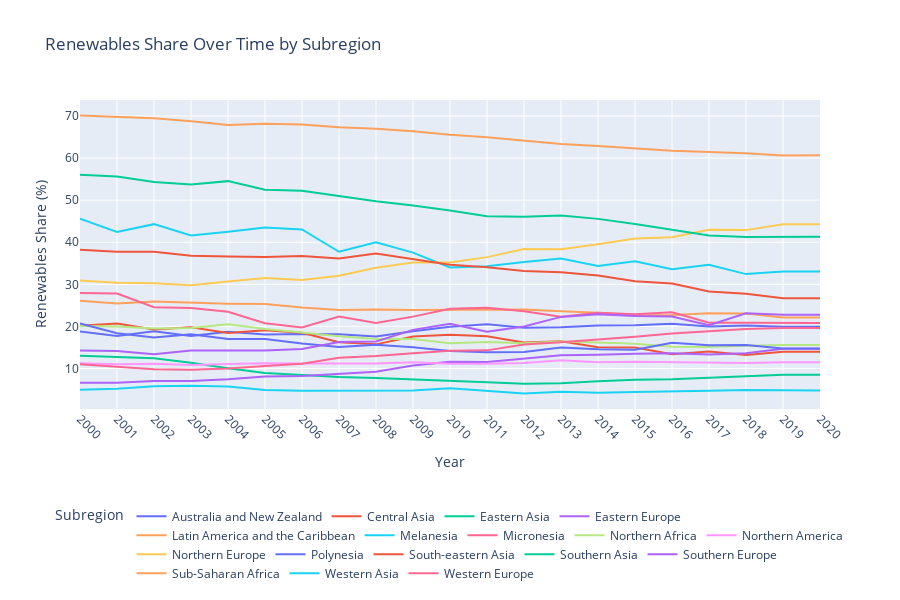

The notebook cell this image was saved under:
### Code cell
# Create a plotly line chart — renewables share over time by subregion

import pandas as pd
import plotly.express as px

# Load data
df = pd.read_csv("../data/cleaned/enhanced_energy_features.csv")
df_filtered = df[['year', 'subregion', 'renewables_share_pct']].dropna()
df_filtered['year'] = df_filtered['year'].astype(int)

# Group by year and subregion
df_grouped = (
    df_filtered
    .groupby(['year', 'subregion'])['renewables_share_pct']
    .mean()
    .reset_index()
)

# Plotly line chart
fig = px.line(
    df_grouped,
    x='year',
    y='renewables_share_pct',
    color='subregion',
    title='Renewables Share Over Time by Subregion',
    labels={
        'year': 'Year',
        'renewables_share_pct': 'Renewables Share (%)',
        'subregion': 'Subregion'
    },
    markers=False
)

# Update layout: rotate x-axis ticks and move legend to bottom
fig.update_layout(
    xaxis=dict(
        tickmode='linear',
        tickangle=45
    ),
    legend_title='Subregion',
    height=600,
    legend=dict(
        orientation="h",
        yanchor="top",
        y=-0.3,         # Adjust if needed
        xanchor="center",
        x=0.5
    )
)

fig.show()

### Figure 1 — Plotly figure (JSON) as saved in the notebook; plotly's stock layout.template omitted (floating-point values rounded to 4 significant figures)
{"data": [{"hovertemplate": "Subregion=Australia and New Zealand<br>Year=%{x}<br>Renewables Share (%)=%{y}<extra></extra>", "legendgroup": "Australia and New Zealand", "line": {"color": "#636efa", "dash": "solid"}, "marker": {"symbol": "circle"}, "mode": "lines", "name": "Australia and New Zealand", "orientation": "v", "showlegend": true, "type": "scatter", "x": [2000, 2001, 2002, 2003, 2004, 2005, 2006, 2007, 2008, 2009, 2010, 2011, 2012, 2013, 2014, 2015, 2016, 2017, 2018, 2019, 2020], "xaxis": "x", "y": [18.77, 17.75, 18.86, 17.75, 18.72, 18.09, 18.22, 18.15, 17.59, 18.86, 19.92, 20.48, 19.66, 19.79, 20.2, 20.27, 20.62, 19.95, 20.2, 19.89, 19.89], "yaxis": "y"}, {"hovertemplate": "Subregion=Central Asia<br>Year=%{x}<br>Renewables Share (%)=%{y}<extra></extra>", "legendgroup": "Central Asia", "line": {"color": "#EF553B", "dash": "solid"}, "marker": {"symbol": "circle"}, "mode": "lines", "name": "Central Asia", "orientation": "v", "showlegend": true, "type": "scatter", "x": [2000, 2001, 2002, 2003, 2004, 2005, 2006, 2007, 2008, 2009, 2010, 2011, 2012, 2013, 2014, 2015, 2016, 2017, 2018, 2019, 2020], "xaxis": "x", "y": [20.18, 20.67, 19.27, 19.77, 18.43, 19.11, 18.48, 16.22, 15.73, 17.59, 18.04, 17.66, 16.19, 16.47, 15.06, 14.98, 13.36, 14.01, 13.22, 13.95, 13.95], "yaxis": "y"}, {"hovertemplate": "Subregion=Eastern Asia<br>Year=%{x}<br>Renewables Share (%)=%{y}<extra></extra>", "legendgroup": "Eastern Asia", "line": {"color": "#00cc96", "dash": "solid"}, "marker": {"symbol": "circle"}, "mode": "lines", "name": "Eastern Asia", "orientation": "v", "showlegend": true, "type": "scatter", "x": [2000, 2001, 2002, 2003, 2004, 2005, 2006, 2007, 2008, 2009, 2010, 2011, 2012, 2013, 2014, 2015, 2016, 2017, 2018, 2019, 2020], "xaxis": "x", "y": [13.02, 12.65, 12.41, 11.38, 10.06, 8.933, 8.433, 7.957, 7.747, 7.457, 7.127, 6.733, 6.393, 6.503, 6.953, 7.297, 7.447, 7.747, 8.063, 8.487, 8.487], "yaxis": "y"}, {"hovertemplate": "Subregion=Eastern Europe<br>Year=%{x}<br>Renewables Share (%)=%{y}<extra></extra>", "legendgroup": "Eastern Europe", "line": {"color": "#ab63fa", "dash": "solid"}, "marker": {"symbol": "circle"}, "mode": "lines", "name": "Eastern Europe", "orientation": "v", "showlegend": true, "type": "scatter", "x": [2000, 2001, 2002, 2003, 2004, 2005, 2006, 2007, 2008, 2009, 2010, 2011, 2012, 2013, 2014, 2015, 2016, 2017, 2018, 2019, 2020], "xaxis": "x", "y": [6.626, 6.603, 7.009, 7.055, 7.454, 8.094, 8.224, 8.689, 9.216, 10.69, 11.59, 11.53, 12.24, 13.12, 13.25, 13.53, 13.61, 13.35, 13.6, 14.68, 14.68], "yaxis": "y"}, {"hovertemplate": "Subregion=Latin America and the Caribbean<br>Year=%{x}<br>Renewables Share (%)=%{y}<extra></extra>", "legendgroup": "Latin America and the Caribbean", "line": {"color": "#FFA15A", "dash": "solid"}, "marker": {"symbol": "circle"}, "mode": "lines", "name": "Latin America and the Caribbean", "orientation": "v", "showlegend": true, "type": "scatter", "x": [2000, 2001, 2002, 2003, 2004, 2005, 2006, 2007, 2008, 2009, 2010, 2011, 2012, 2013, 2014, 2015, 2016, 2017, 2018, 2019, 2020], "xaxis": "x", "y": [26.11, 25.47, 25.91, 25.58, 25.4, 25.32, 24.47, 23.9, 24.02, 23.88, 23.92, 24.04, 24.04, 23.6, 23.26, 22.62, 22.69, 23.15, 23.06, 22.12, 22.12], "yaxis": "y"}, {"hovertemplate": "Subregion=Melanesia<br>Year=%{x}<br>Renewables Share (%)=%{y}<extra></extra>", "legendgroup": "Melanesia", "line": {"color": "#19d3f3", "dash": "solid"}, "marker": {"symbol": "circle"}, "mode": "lines", "name": "Melanesia", "orientation": "v", "showlegend": true, "type": "scatter", "x": [2000, 2001, 2002, 2003, 2004, 2005, 2006, 2007, 2008, 2009, 2010, 2011, 2012, 2013, 2014, 2015, 2016, 2017, 2018, 2019, 2020], "xaxis": "x", "y": [45.58, 42.43, 44.3, 41.61, 42.47, 43.52, 43.03, 37.73, 39.98, 37.53, 34.01, 34.28, 35.29, 36.15, 34.38, 35.51, 33.61, 34.64, 32.43, 33.04, 33.04], "yaxis": "y"}, {"hovertemplate": "Subregion=Micronesia<br>Year=%{x}<br>Renewables Share (%)=%{y}<extra></extra>", "legendgroup": "Micronesia", "line": {"color": "#FF6692", "dash": "solid"}, "marker": {"symbol": "circle"}, "mode": "lines", "name": "Micronesia", "orientation": "v", "showlegend": true, "type": "scatter", "x": [2000, 2001, 2002, 2003, 2004, 2005, 2006, 2007, 2008, 2009, 2010, 2011, 2012, 2013, 2014, 2015, 2016, 2017, 2018, 2019, 2020], "xaxis": "x", "y": [27.93, 27.8, 24.55, 24.39, 23.5, 20.73, 19.76, 22.34, 20.8, 22.32, 24.21, 24.45, 23.57, 22.3, 23.23, 22.91, 23.34, 20.88, 20.84, 20.82, 20.82], "yaxis": "y"}, {"hovertemplate": "Subregion=Northern Africa<br>Year=%{x}<br>Renewables Share (%)=%{y}<extra></extra>", "legendgroup": "Northern Africa", "line": {"color": "#B6E880", "dash": "solid"}, "marker": {"symbol": "circle"}, "mode": "lines", "name": "Northern Africa", "orientation": "v", "showlegend": true, "type": "scatter", "x": [2000, 2001, 2002, 2003, 2004, 2005, 2006, 2007, 2008, 2009, 2010, 2011, 2012, 2013, 2014, 2015, 2016, 2017, 2018, 2019, 2020], "xaxis": "x", "y": [20.11, 19.98, 19.5, 19.6, 20.51, 19.38, 18.52, 17.64, 17.0, 17.03, 16.01, 16.27, 16.02, 16.43, 16.16, 15.89, 15.16, 15.12, 15.38, 15.56, 15.56], "yaxis": "y"}, {"hovertemplate": "Subregion=Northern America<br>Year=%{x}<br>Renewables Share (%)=%{y}<extra></extra>", "legendgroup": "Northern America", "line": {"color": "#FF97FF", "dash": "solid"}, "marker": {"symbol": "circle"}, "mode": "lines", "name": "Northern America", "orientation": "v", "showlegend": true, "type": "scatter", "x": [2000, 2001, 2002, 2003, 2004, 2005, 2006, 2007, 2008, 2009, 2010, 2011, 2012, 2013, 2014, 2015, 2016, 2017, 2018, 2019, 2020], "xaxis": "x", "y": [11.25, 11.04, 11.14, 10.85, 11.05, 11.24, 11.18, 11.17, 11.19, 11.46, 11.15, 11.13, 11.31, 11.96, 11.46, 11.62, 11.57, 11.55, 11.33, 11.47, 11.47], "yaxis": "y"}, {"hovertemplate": "Subregion=Northern Europe<br>Year=%{x}<br>Renewables Share (%)=%{y}<extra></extra>", "legendgroup": "Northern Europe", "line": {"color": "#FECB52", "dash": "solid"}, "marker": {"symbol": "circle"}, "mode": "lines", "name": "Northern Europe", "orientation": "v", "showlegend": true, "type": "scatter", "x": [2000, 2001, 2002, 2003, 2004, 2005, 2006, 2007, 2008, 2009, 2010, 2011, 2012, 2013, 2014, 2015, 2016, 2017, 2018, 2019, 2020], "xaxis": "x", "y": [30.88, 30.37, 30.27, 29.78, 30.68, 31.5, 31.06, 32.04, 33.93, 35.2, 35.21, 36.46, 38.4, 38.31, 39.53, 40.88, 41.21, 42.96, 42.88, 44.25, 44.25], "yaxis": "y"}, {"hovertemplate": "Subregion=Polynesia<br>Year=%{x}<br>Renewables Share (%)=%{y}<extra></extra>", "legendgroup": "Polynesia", "line": {"color": "#636efa", "dash": "solid"}, "marker": {"symbol": "circle"}, "mode": "lines", "name": "Polynesia", "orientation": "v", "showlegend": true, "type": "scatter", "x": [2000, 2001, 2002, 2003, 2004, 2005, 2006, 2007, 2008, 2009, 2010, 2011, 2012, 2013, 2014, 2015, 2016, 2017, 2018, 2019, 2020], "xaxis": "x", "y": [20.72, 18.37, 17.35, 18.14, 16.99, 17.01, 15.94, 15.12, 15.62, 15.03, 14.18, 13.89, 13.91, 15.01, 14.58, 14.43, 16.1, 15.5, 15.58, 14.73, 14.73], "yaxis": "y"}, {"hovertemplate": "Subregion=South-eastern Asia<br>Year=%{x}<br>Renewables Share (%)=%{y}<extra></extra>", "legendgroup": "South-eastern Asia", "line": {"color": "#EF553B", "dash": "solid"}, "marker": {"symbol": "circle"}, "mode": "lines", "name": "South-eastern Asia", "orientation": "v", "showlegend": true, "type": "scatter", "x": [2000, 2001, 2002, 2003, 2004, 2005, 2006, 2007, 2008, 2009, 2010, 2011, 2012, 2013, 2014, 2015, 2016, 2017, 2018, 2019, 2020], "xaxis": "x", "y": [38.2, 37.74, 37.75, 36.8, 36.6, 36.49, 36.71, 36.15, 37.3, 35.89, 34.63, 34.04, 33.18, 32.89, 32.12, 30.74, 30.21, 28.31, 27.75, 26.71, 26.71], "yaxis": "y"}, {"hovertemplate": "Subregion=Southern Asia<br>Year=%{x}<br>Renewables Share (%)=%{y}<extra></extra>", "legendgroup": "Southern Asia", "line": {"color": "#00cc96", "dash": "solid"}, "marker": {"symbol": "circle"}, "mode": "lines", "name": "Southern Asia", "orientation": "v", "showlegend": true, "type": "scatter", "x": [2000, 2001, 2002, 2003, 2004, 2005, 2006, 2007, 2008, 2009, 2010, 2011, 2012, 2013, 2014, 2015, 2016, 2017, 2018, 2019, 2020], "xaxis": "x", "y": [56.02, 55.6, 54.29, 53.74, 54.52, 52.48, 52.22, 50.93, 49.72, 48.72, 47.54, 46.17, 46.07, 46.35, 45.55, 44.34, 42.93, 41.59, 41.25, 41.28, 41.28], "yaxis": "y"}, {"hovertemplate": "Subregion=Southern Europe<br>Year=%{x}<br>Renewables Share (%)=%{y}<extra></extra>", "legendgroup": "Southern Europe", "line": {"color": "#ab63fa", "dash": "solid"}, "marker": {"symbol": "circle"}, "mode": "lines", "name": "Southern Europe", "orientation": "v", "showlegend": true, "type": "scatter", "x": [2000, 2001, 2002, 2003, 2004, 2005, 2006, 2007, 2008, 2009, 2010, 2011, 2012, 2013, 2014, 2015, 2016, 2017, 2018, 2019, 2020], "xaxis": "x", "y": [14.29, 14.18, 13.4, 14.26, 14.3, 14.29, 14.63, 16.29, 16.39, 19.17, 20.62, 18.75, 19.97, 22.26, 22.92, 22.49, 22.37, 20.29, 23.1, 22.79, 22.79], "yaxis": "y"}, {"hovertemplate": "Subregion=Sub-Saharan Africa<br>Year=%{x}<br>Renewables Share (%)=%{y}<extra></extra>", "legendgroup": "Sub-Saharan Africa", "line": {"color": "#FFA15A", "dash": "solid"}, "marker": {"symbol": "circle"}, "mode": "lines", "name": "Sub-Saharan Africa", "orientation": "v", "showlegend": true, "type": "scatter", "x": [2000, 2001, 2002, 2003, 2004, 2005, 2006, 2007, 2008, 2009, 2010, 2011, 2012, 2013, 2014, 2015, 2016, 2017, 2018, 2019, 2020], "xaxis": "x", "y": [70.13, 69.72, 69.44, 68.73, 67.86, 68.13, 67.99, 67.31, 66.96, 66.39, 65.57, 64.96, 64.13, 63.32, 62.86, 62.23, 61.75, 61.45, 61.16, 60.64, 60.65], "yaxis": "y"}, {"hovertemplate": "Subregion=Western Asia<br>Year=%{x}<br>Renewables Share (%)=%{y}<extra></extra>", "legendgroup": "Western Asia", "line": {"color": "#19d3f3", "dash": "solid"}, "marker": {"symbol": "circle"}, "mode": "lines", "name": "Western Asia", "orientation": "v", "showlegend": true, "type": "scatter", "x": [2000, 2001, 2002, 2003, 2004, 2005, 2006, 2007, 2008, 2009, 2010, 2011, 2012, 2013, 2014, 2015, 2016, 2017, 2018, 2019, 2020], "xaxis": "x", "y": [4.932, 5.192, 5.806, 5.897, 5.731, 4.912, 4.731, 4.752, 4.694, 4.784, 5.294, 4.757, 4.044, 4.464, 4.209, 4.387, 4.621, 4.686, 4.888, 4.778, 4.778], "yaxis": "y"}, {"hovertemplate": "Subregion=Western Europe<br>Year=%{x}<br>Renewables Share (%)=%{y}<extra></extra>", "legendgroup": "Western Europe", "line": {"color": "#FF6692", "dash": "solid"}, "marker": {"symbol": "circle"}, "mode": "lines", "name": "Western Europe", "orientation": "v", "showlegend": true, "type": "scatter", "x": [2000, 2001, 2002, 2003, 2004, 2005, 2006, 2007, 2008, 2009, 2010, 2011, 2012, 2013, 2014, 2015, 2016, 2017, 2018, 2019, 2020], "xaxis": "x", "y": [10.98, 10.44, 9.835, 9.685, 9.988, 10.57, 11.12, 12.53, 12.99, 13.65, 14.2, 14.3, 15.68, 16.23, 16.84, 17.52, 18.32, 18.88, 19.4, 19.65, 19.65], "yaxis": "y"}], "layout": {"height": 600, "legend": {"orientation": "h", "title": {"text": "Subregion"}, "tracegroupgap": 0, "x": 0.5, "xanchor": "center", "y": -0.3, "yanchor": "top"}, "title": {"text": "Renewables Share Over Time by Subregion"}, "xaxis": {"anchor": "y", "domain": [0, 1], "tickangle": 45, "tickmode": "linear", "title": {"text": "Year"}}, "yaxis": {"anchor": "x", "domain": [0, 1], "title": {"text": "Renewables Share (%)"}}}}
